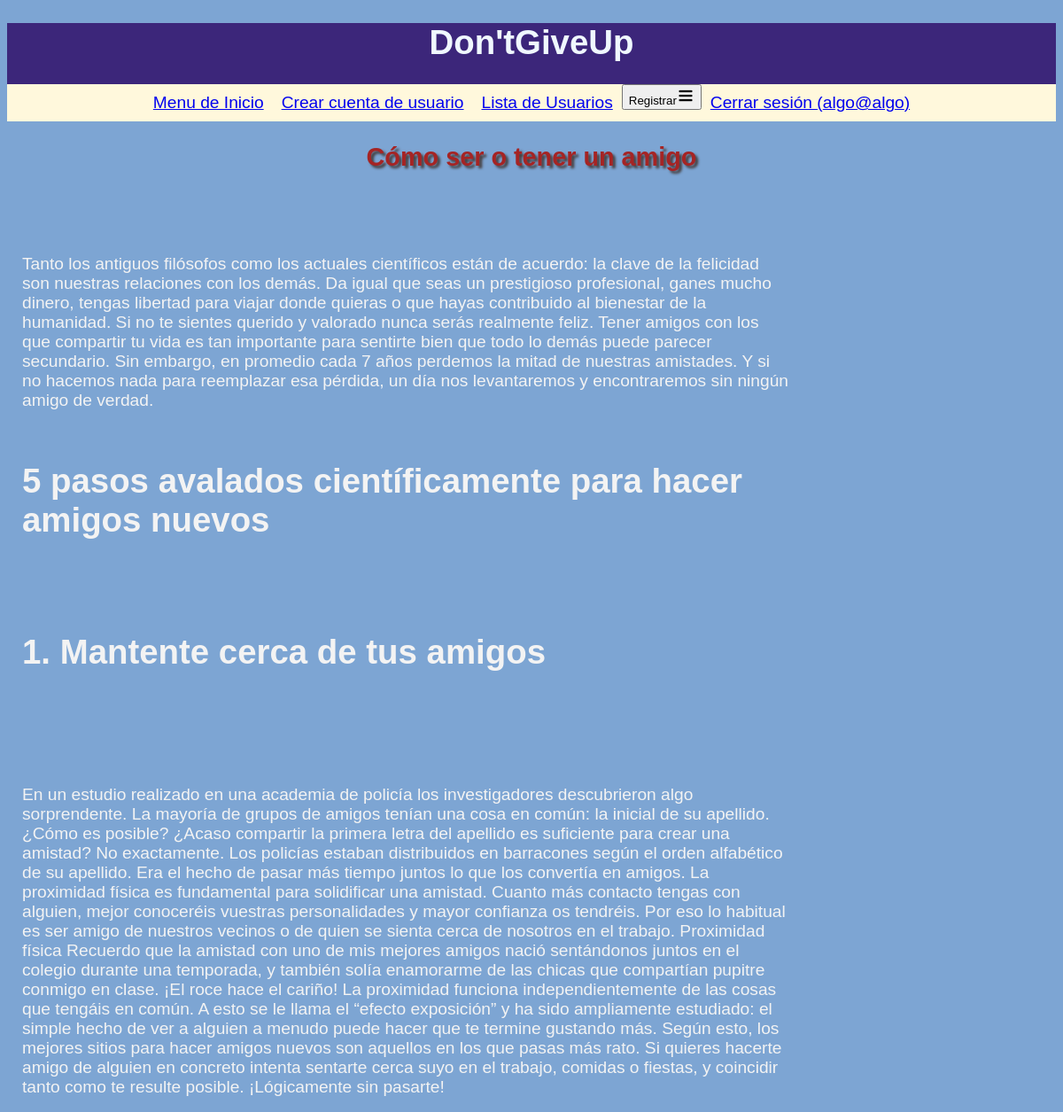
The app's page /amigo.php (signed in) with its own data.
### tables this page shows
CREATE TABLE `amigo` (
  `id` int(11) NOT NULL,
  `titulo` varchar(500) NOT NULL,
  `contenido` text NOT NULL
);

### amigo.php (the view, shortened to what this page needs)
<?php
include 'config.php';
$db = new PDO("mysql:host=$direccion;dbname=$bd;charset=utf8mb4", $usuario, $pass);
$stmt=$db ->query("SELECT * FROM amigo");
$guia =$stmt->fetchAll();
?>
<!DOCTYPE html>
<html lang="en">
<head>
    <link rel="stylesheet" href="style.css">
</head>
<body>
    <?php include 'cabecera.php' ?>
    <h2>Cómo ser o tener un amigo</h2>
    <div id="tabla">
        <table>
            <tr>
                <th></th>
            </tr>
        <?php foreach($guia as $g) { ?>
        <tr>
            <td><h1><?php echo $g["titulo"] ?></h1><br>
                <?php echo $g["contenido"] ?></td>
            </tr>
        <?php } ?>
        </table>
    </div>
</body>
</html>

### style.css (style rules this page uses)
body { background-color: rgb(125, 165, 211); font-family: arial; font-size: 1.2em; }
h1 { text-align: center; }
h2 { color: rgb(165, 36, 36); text-shadow: 3px 3px 3px rgb(68, 61, 61); text-align: center; }
td { color: rgb(243, 243, 243); }
#tabla { width:900px; float: left; }
table { width: 100%; word-wrap: inherit; }
td { text-align: left; vertical-align: top; padding: 15px 15px 15px 15px; }
td, h1 { text-align: left; }

### records on screen
amigo: contenido "Tanto los antiguos filósofos como los actuales científicos están de acuerdo: la clave de la felicidad son nuestras relaciones con los demás. Da igual que seas un prestigioso profesional, ganes mucho dinero, tengas libertad para viajar donde quieras o que hayas contribuido al bienestar de la humanidad. Si no te sientes querido y valorado nunca serás realmente feliz. Tener amigos con los que compartir tu vida es tan importante para sentirte bien que todo lo demás puede parecer secundario. Sin embargo, en promedio cada 7 años perdemos la mitad de nuestras amistades. Y si no hacemos nada para reemplazar esa pérdida, un día nos levantaremos y encontraremos sin ningún amigo de verdad."
amigo: titulo "5 pasos avalados científicamente para hacer amigos nuevos"
amigo: titulo "1. Mantente cerca de tus amigos"
amigo: contenido "En un estudio realizado en una academia de policía los investigadores descubrieron algo sorprendente. La mayoría de grupos de amigos tenían una cosa en común: la inicial de su apellido. ¿Cómo es posible? ¿Acaso compartir la primera letra del apellido es suficiente para crear una amistad? No exactamente. Los policías estaban distribuidos en barracones según el orden alfabético de su apellido. Era el hecho de pasar más tiempo juntos lo que los convertía en amigos. La proximidad física es fundamental para solidificar una amistad. Cuanto más contacto tengas con alguien, mejor conoceréis vuestras personalidades y mayor confianza os tendréis. Por eso lo habitual es ser amigo de nuestros vecinos o…"

### other values on screen
$_SESSION["correo"] "algo@algo"
